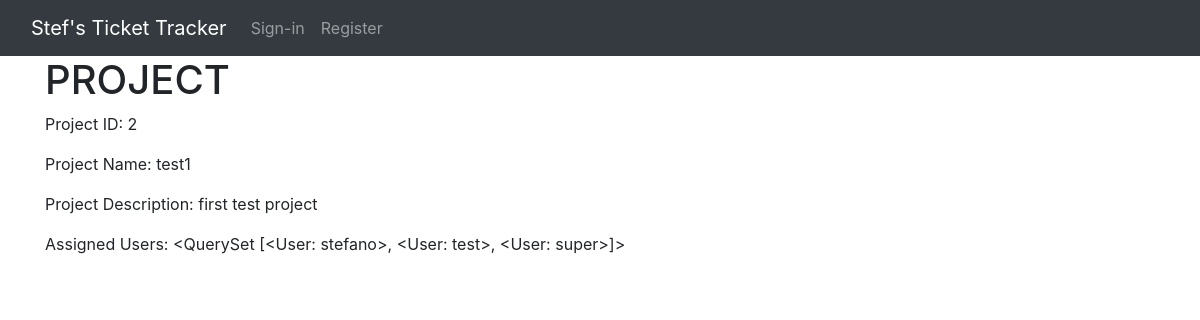
Screenshot of /project/test1 with the database file from the repository.
### ticket_tracker/models.py (models this page shows)
class Project(models.Model):
    name = models.CharField(max_length=32, unique=True)
    description = models.TextField()
    assigned_users = models.ManyToManyField(User, related_name="users")

class User(AbstractUser):
    role = models.CharField(max_length=32)

### ticket_tracker/views.py (the view)
# urls.py: path("project/<str:project_name>", views.project, name="project"),
def project(request, project_name):
    desired_project = Project.objects.filter(name=project_name).first()
    assigned_users = desired_project.assigned_users.all()
    return render(request, "ticket_tracker/project.html", {
            "desired_project": desired_project,
            "assigned_users": assigned_users
        })

### ticket_tracker/templates/ticket_tracker/project.html (shortened to what this page needs)
{% extends "ticket_tracker/layout.html" %}
{% load static %}
{% block body %}
<div class="container">
    <h1>PROJECT</h1>
    <p>Project ID:  {{ desired_project.id }}</p>
    <p>Project Name:  {{ desired_project.name }}</p>
    <p>Project Description:  {{ desired_project.description }}</p>
    <p>Assigned Users:  {{ assigned_users }}</p>
</div>
{% endblock %}

### rows the page displays
Project: id "2", name "test1", description "first test project"
User: username.username "<QuerySet [<User: stefano>, <User: test>, <User: super>]>"
